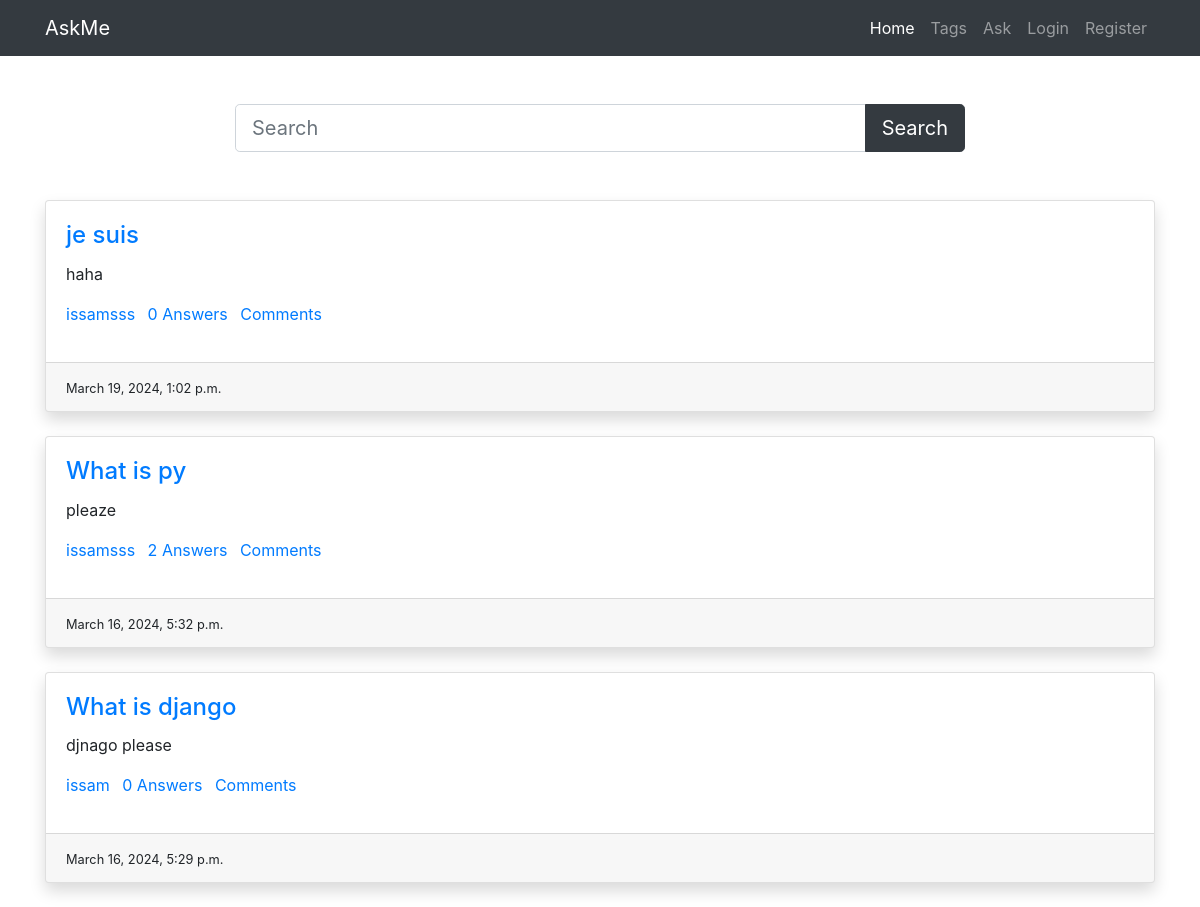
The page / on the database its author committed.
### main/models.py (models this page shows, shortened)
class Question(models.Model):
    user=models.ForeignKey(User ,on_delete=models.CASCADE)
    title=models.CharField(max_length=300)
    detail = models.TextField()
    tags=models.TextField(default='')
    add_time=models.DateTimeField(auto_now_add=True)

### main/views.py (the view)
# urls.py: path('',views.home,name='home'),
def home(request):
    if 'q' in request.GET:
        q=request.GET['q']
        quests=Question.objects.filter(title__icontains=q).order_by('-id')
    else:
        quests=Question.objects.all().order_by('-id')
    paginator=Paginator(quests,10)
    page_num=request.GET.get('page',1)
    quests=paginator.page(page_num)
    return render(request,'home.html',{'quests':quests})

### main/templates/home.html (shortened to what this page needs)
{% load static %}
<!DOCTYPE html>
<html lang="en">
<head>
    <link rel="stylesheet" href="{% static 'bootstrap.min.css' %}" />
</head>
<body>
    <nav class="navbar navbar-expand-lg navbar-dark bg-dark">
        <div class="container">
            <a class="navbar-brand" href="#">AskMe</a>
            <div class="collapse navbar-collapse" id="navbarNav">
                <ul class="navbar-nav ml-auto">
                    <li class="nav-item active">
                        <a class="nav-link" href="#">Home</a>
                    </li>
                    <li class="nav-item">
                        <a class="nav-link" href="/tags">Tags</a>
                    </li>
                    <li class="nav-item">
                        <a class="nav-link" href="/ask-question">Ask</a>
                    </li>
                    {% if user.is_authenticated %}
                    <li class="nav-item">
                        <a class="nav-link" href="/accounts/profile">Profile</a>
                    </li>
                    {% else %}
                    <li class="nav-item">
                        <a class="nav-link" href="/accounts/login">Login</a>
                    </li>
                    <li class="nav-item">
                        <a class="nav-link" href="/accounts/register">Register</a>
                    </li>
                    {% endif %}
                </ul>
            </div>
        </div>
    </nav>
    <div class="container py-5">
        <div class="row">
            <div class="col-md-8 offset-2">
                <form>
                    <div class="input-group">
                        <input type="text" name="q" class="form-control form-control-lg" placeholder="Search" />
                        <div class="input-group-append">
                        <button class="btn btn-dark btn-lg" type="submit" id="button-addon2">Search</button>
                        </div>
                    </div>
                </form>
            </div>
        </div>
    </div>
    <div class="container">
        {% for quest in quests %}
        <div class="card mb-4 shadow">
            <div class="card-body">
                <h4 class="card-title"><a href="/detail/{{quest.id}}">{{quest.title}}</a></h4>
                <p class="card-text">{{quest.detail}}</p>
                <p>
                    <a href="#" class="mr-2">{{quest.user.username}}</a>
                    <a href="#" class="mr-2">{{quest.answer_set.count}} Answers</a>
                    <a href="#" class="mr-2">{{quest.total_comments}} Comments</a>
                </p>
            </div>
            <div class="card-footer">
                <small>{{quest.add_time}}</small>
            </div>
        </div>
        {% endfor %}
    </div>
</body>
</html>

### rows shown on the page
Question: title "je suis", detail "haha", user.username "issamsss", answer_set.count "0", add_time "March 19, 2024, 1:02 p.m."
Question: title "What is py", detail "pleaze", user.username "issamsss", answer_set.count "2", add_time "March 16, 2024, 5:32 p.m."
Question: title "What is django", detail "djnago please", user.username "issam", answer_set.count "0", add_time "March 16, 2024, 5:29 p.m."
